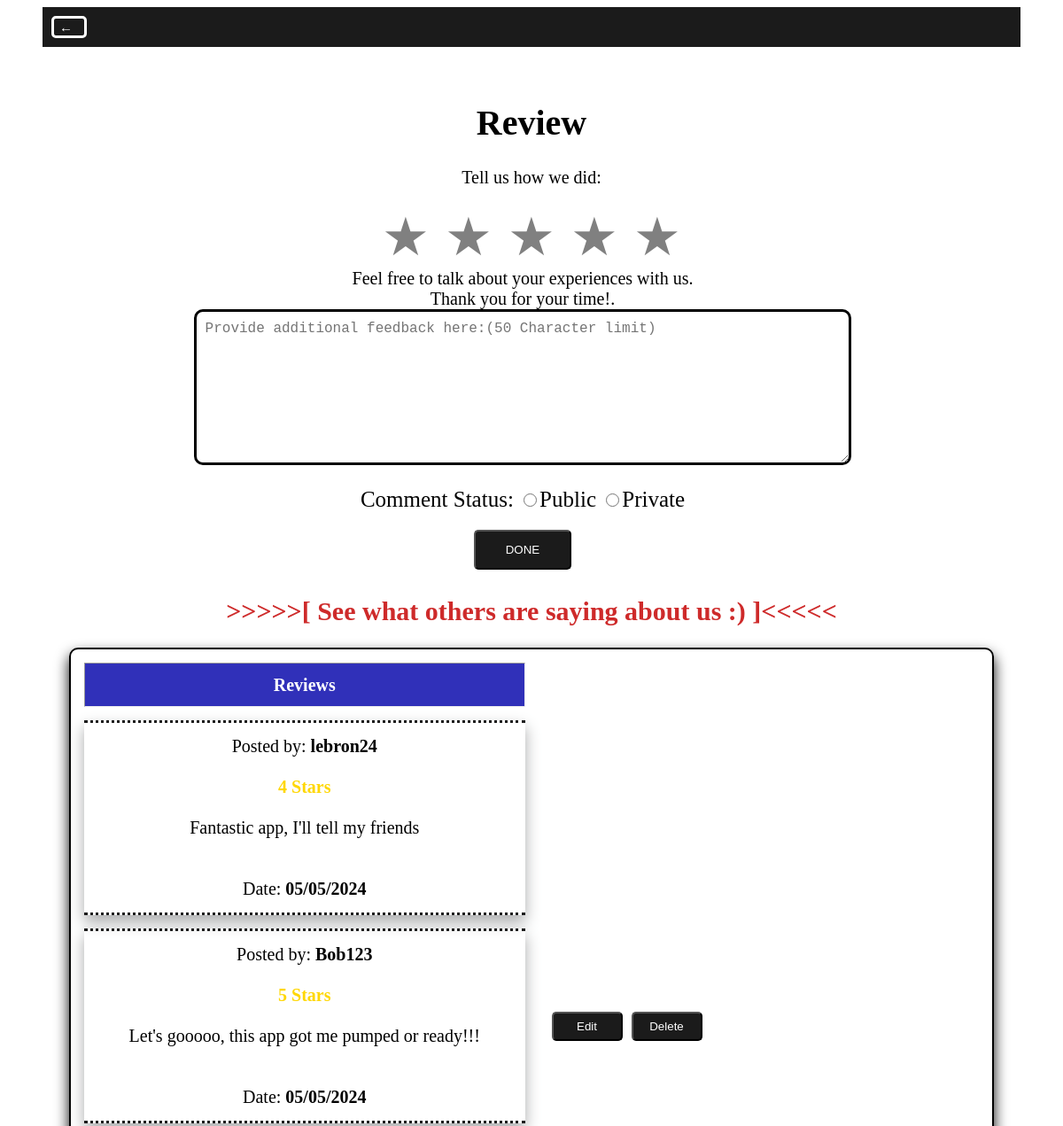
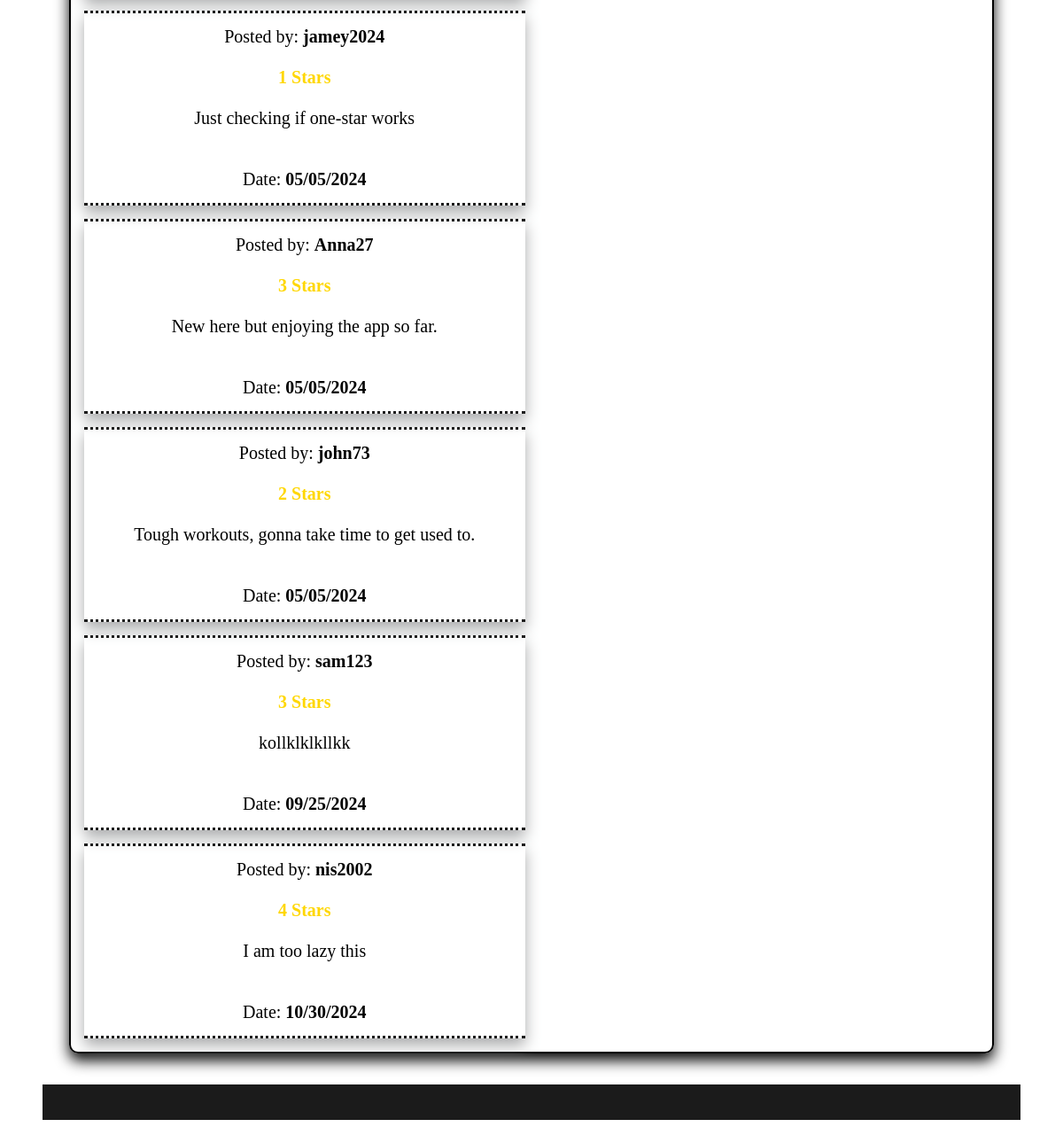
Screenshot of /review (signed in) with the database file from the repository (2 pictures, top to bottom).
### app.py (models this page shows, shortened)
class Review(db.Model):
    id = db.Column(db.Integer, primary_key=True)
    user_id = db.Column(db.Integer, db.ForeignKey('user.id'), nullable=False)
    username = db.Column(db.String(10), nullable=False)
    user_lastname = db.Column(db.String(10), nullable=False)
    user_email = db.Column(db.String(10), nullable=False)
    rating = db.Column(db.Integer, nullable=True)
    extra = db.Column(db.Text, nullable=True)
    status = db.Column(db.Text, nullable=True)
    eastern_time = pytz.timezone('US/Eastern')
    created_at = db.Column(db.DateTime, nullable=False, default=datetime.now(tz=eastern_time))

### app.py (the view)
@app.route('/review')
@login_required
def review():
    all_comments = Review.query.filter((Review.status == 'public') | ((Review.status == 'private') &
        (Review.user_id == current_user.id)), (Review.extra != '') | ((Review.user_id == current_user.id) & (Review.extra == ''))).all()
    return render_template("/footer/review.html", comment=all_comments)

### app.py (called while the page is built)
@login_manager.user_loader
def load_user(user_id):
    return User.query.get(int(user_id))

### templates/footer/review.html (shortened to what this page needs)
<!DOCTYPE html>
<html>
    <head>
        <link rel="stylesheet" href="../../static/style.css">
    </head>
    <body>
        <nav class="no_nav">
            <div id="button">
                <button class="backbutton" onclick="goBack()" title="Go Back"></button>
            </div>
        </nav>
        <main id="info">
            <div class="formsection">
                <div class="footerpages_header">
                    <h1>Review</h1>
                </div>
                <form class="review_form" method="POST" autocomplete="off">
                    <p>Tell us how we did:</p>
                    <div class="rating" id="stars">
                        <input type="radio" id="star5" name="rating" value="5"><label for="star5"></label>
                        <input type="radio" id="star4" name="rating" value="4"><label for="star4"></label>
                        <input type="radio" id="star3" name="rating" value="3"><label for="star3"></label>
                        <input type="radio" id="star2" name="rating" value="2"><label for="star2"></label>
                        <input type="radio" id="star1" name="rating" value="1"><label for="star1"></label>
                    </div>
                    <section class="textform" id="review_text">
                        <label for="review_extra">Feel free to talk about your experiences with us. <br>Thank you for your time!.</label><br>
                        <textarea id="review_extra" name="extra" maxlength="150" placeholder="Provide additional feedback here:(50 Character limit)"></textarea>
                    </section>
                    <section class="comment_status">
                        <label for="status">Comment Status:</label>
                        <label><input type="radio" name="status" value="public" required>Public</label>
                        <label><input type="radio" name="status" value="private" required>Private</label>
                    </section>
                    <section class="submission">
                        <input type="submit" value="DONE">
                    </section>
                </form>
            </div>
            <div class="table_setting">
                <h2>>>>>>[ See what others are saying about us :) ]<<<<<</h2>
                <table border="1" class="table table_center" cellspacing="15">
                    <thead class="table_head">
                        <tr>
                            <th>Reviews</th>
                        </tr>
                    </thead>
                    <tbody class="table_body">
                        {% for comments in comment %}
                            <tr class="table_row">
                                <td>
                                    Posted by: <strong>{{ comments.username }}</strong><br><br>
                                    <strong id="users_reviews">{{ comments.rating }} Stars</strong><br><br>
                                    {{ comments.extra }}<br><br><br>
                                    Date: <strong>{{comments.created_at.strftime('%m/%d/%Y') }}</strong>
                                </td>
                                <td id="table_border_remove2">
                                    {% if comments.user_id == current_user.id %}
                                        <div id="review_comment">
                                            <form method="GET" action="/edit_comment/{{ comments.id }}">
                                                <input type="submit" id="review_edit" value="Edit">
                                            </form>
                                            <form method="POST" action="/delete_comment/{{ comments.id }}" onsubmit="return confirmDelete()">
                                                <input type="submit" id="review_delete" value="Delete">
                                            </form>
                                        </div>
                                    {% endif %}
                                </td>
                            </tr>
                        {% endfor %}
                    </tbody>
                </table>
            </div>
        </main>
        <footer class="foot">
        </footer>
    </body>
</html>

### static/style.css (style rules this page uses)
header,main,footer,nav { border: 0; margin: 0; padding: 0; }
html { font-size: 20px; }
body { background-color: white; padding-right: 40px; padding-left: 40px; overflow: scroll; }
nav, footer { background-color: rgb(27, 27, 27); padding: 20px; margin-bottom: 5px; text-align: center; }
main { padding: 30px; margin-bottom: 5px; }
.no_nav, .edit_nav { background-color: rgb(27, 27, 27); padding: 10px; margin-bottom: 5px; text-align: left; }
.formsection h2, .footerpages_header, .review_form p { text-align: center; }
.formsection section { margin-right: 20px; margin-bottom: 20px; }
.textform textarea { width: 70%; height: 150px; font-size: 16px; border-radius: 10px; border: 3px solid black; padding: 10px; }
button { height: 25px; width: 40px; background-color: rgb(27, 27, 27); color: white; border: 3px solid white; cursor: pointer; border-radius: 5px; text-align: left; font-size: 15px; }
.backbutton:before { content: "\2190"; }
.submission { text-align: center; }
input[type="submit"] { background-color: rgb(27, 27, 27); width: 110px; height: 45px; border-radius: 5px; color: white; }
.rating { unicode-bidi: bidi-override; direction: rtl; text-align: center; }
.rating label { display: inline-block; width: 1.1em; font-size: 60px; color: gray; cursor: pointer; }
.rating label:before { content: "\2605"; }
.review_form #review_text { text-align: center; }
.comment_status { text-align: center; font-size: 25px; }
.comment_status input { width: 15px; height: 15px; }
#review_comment { display: flex; }
#review_edit { margin-right: 10px; width: 80px; height: auto; text-decoration: none; color: white; padding: 7px; }
#review_delete { width: 80px; height: auto; text-decoration: none; color: white; padding: 7px; }
#table_border_remove2 { border: none; box-shadow: none; }
#users_reviews { color: gold; }
.table_setting h2 { text-align: center; color: rgb(206, 42, 42); margin-top: 30px ; }
.table_center { margin: 0 auto; }
.table_center th, .table_center td { text-align: center; width: 25%; padding: 10px; }
.table { border: 2px solid black; border-radius: 10px; box-shadow: 0px 8px 16px 0px rgb(6, 6, 6); }
.table .table_head { border: none; height: 50px; color: white; background-color: rgb(48, 48, 185); }
.table td { height: 50px; max-width: 250px; word-wrap: break-word; text-align: center; padding: 15px; border: 3px dotted rgb(27, 27, 27); border-left: none; border-right: none; box-shadow: 0px 8px 16px 0px rgb(170, 171, 172); }
.formsection { flex: 1; }

### rows the page displays
Review: username "lebron24", rating "4", extra "Fantastic app, I'll tell my friends", created_at "05/05/2024"
Review: username "Bob123", rating "5", extra "Let's gooooo, this app got me pumped or ready!!!", created_at "05/05/2024"
Review: username "jamey2024", rating "1", extra "Just checking if one-star works", created_at "05/05/2024"
Review: username "Anna27", rating "3", extra "New here but enjoying the app so far.", created_at "05/05/2024"
Review: username "john73", rating "2", extra "Tough workouts, gonna take time to get used to.", created_at "05/05/2024"
Review: username "sam123", rating "3", extra "kollklklkllkk", created_at "09/25/2024"
Review: username "nis2002", rating "4", extra "I am too lazy this", created_at "10/30/2024"
